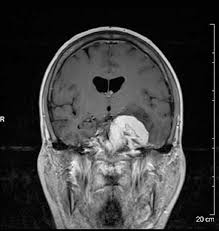
#> input picture Image Tampering/temp_deep_image.jpg, 219 x 231 px; the run also reads 1 picture not shown here
$ python compare_images.py temp_deep_image.jpg temp_image.jpg
#> lines starting #> are read from the running program, lines starting #| are printed output that depends on the picture
### Image Tampering/analyze_single_image.py
import cv2
import numpy as np
from PIL import Image, ImageEnhance
import matplotlib.pyplot as plt
import os
import json
from scipy import ndimage
from sklearn.cluster import KMeans
import sys
import warnings
warnings.filterwarnings('ignore')

class SingleImageTamperingDetector:
    def __init__(self):
        self.results = {}

    def load_image(self, image_path):
        """Load image using multiple methods for robustness"""
        try:
            # Try with OpenCV
            img_cv = cv2.imread(image_path)
            if img_cv is not None:
                img_cv = cv2.cvtColor(img_cv, cv2.COLOR_BGR2RGB)

            # Try with PIL
            img_pil = Image.open(image_path)
            img_pil_array = np.array(img_pil.convert('RGB'))

            return img_cv if img_cv is not None else img_pil_array
        except Exception as e:
            print(f"Error loading image: {e}")
            return None

    def detect_copy_move_forgery(self, image):
        """Detect copy-move forgery using block matching"""
        if len(image.shape) == 3:
            gray = cv2.cvtColor(image, cv2.COLOR_RGB2GRAY)
        else:
            gray = image.copy()

        height, width = gray.shape
        block_size = 16
        threshold = 0.95

        matches = []
        blocks = {}

        # Extract overlapping blocks
        for i in range(0, height - block_size, 4):
            for j in range(0, width - block_size, 4):
                block = gray[i:i+block_size, j:j+block_size]
                block_hash = hash(block.tobytes())

                if block_hash in blocks:
                    # Calculate correlation
                    existing_block, (ex_i, ex_j) = blocks[block_hash]
                    correlation = cv2.matchTemplate(block, existing_block, cv2.TM_CCOEFF_NORMED)[0,0]

                    if correlation > threshold and abs(i - ex_i) > block_size and abs(j - ex_j) > block_size:
                        matches.append(((i, j), (ex_i, ex_j), correlation))
                else:
                    blocks[block_hash] = (block, (i, j))

        confidence = min(len(matches) * 0.1, 1.0) if matches else 0.0
        return matches, confidence

    def analyze_noise_patterns(self, image):
        """Analyze noise distribution for tampering detection"""
        if len(image.shape) == 3:
            gray = cv2.cvtColor(image, cv2.COLOR_RGB2GRAY)
        else:
            gray = image.copy()

        # Apply high-pass filter to extract noise
        kernel = np.array([[-1, -1, -1], [-1, 8, -1], [-1, -1, -1]])
        noise = cv2.filter2D(gray, -1, kernel)

        # Divide image into blocks and analyze noise variance
        block_size = 32
        height, width = gray.shape
        variances = []
        positions = []

        for i in range(0, height - block_size, block_size):
            for j in range(0, width - block_size, block_size):
                block_noise = noise[i:i+block_size, j:j+block_size]
                var = np.var(block_noise)
                variances.append(var)
                positions.append((i, j))

        if len(variances) > 0:
            variances = np.array(variances)
            mean_var = np.mean(variances)
            std_var = np.std(variances)

            # Find outliers (potential tampered regions)
            outliers = []
            for i, var in enumerate(variances):
                if abs(var - mean_var) > 2 * std_var:
                    outliers.append((positions[i], var))

            confidence = min(len(outliers) * 0.05, 1.0) if outliers else 0.0
            return outliers, confidence

        return [], 0.0

    def detect_jpeg_compression_artifacts(self, image):
        """Detect inconsistent JPEG compression artifacts"""
        if len(image.shape) == 3:
            gray = cv2.cvtColor(image, cv2.COLOR_RGB2GRAY)
        else:
            gray = image.copy()

        # Apply DCT to 8x8 blocks (JPEG compression units)
        height, width = gray.shape
        artifacts = []

        for i in range(0, height - 8, 8):
            for j in range(0, width - 8, 8):
                block = gray[i:i+8, j:j+8].astype(np.float32)
                dct_block = cv2.dct(block)

                # Analyze high-frequency components
                high_freq = np.sum(np.abs(dct_block[4:, 4:]))
                artifacts.append((i, j, high_freq))

        if artifacts:
            artifact_values = [a[2] for a in artifacts]
            mean_artifact = np.mean(artifact_values)
            std_artifact = np.std(artifact_values)

            suspicious_blocks = []
            for i, j, val in artifacts:
                if abs(val - mean_artifact) > 2 * std_artifact:
                    suspicious_blocks.append((i, j, val))

            confidence = min(len(suspicious_blocks) * 0.03, 1.0)
            return suspicious_blocks, confidence

        return [], 0.0

    def analyze_lighting_consistency(self, image):
        """Analyze lighting inconsistencies"""
        if len(image.shape) != 3:
            return [], 0.0

        # Convert to LAB color space for better lighting analysis
        lab = cv2.cvtColor(image, cv2.COLOR_RGB2LAB)
        l_channel = lab[:, :, 0]

        # Divide image into regions and analyze brightness
        height, width = l_channel.shape
        region_size = 50
        regions = []

        for i in range(0, height - region_size, region_size):
            for j in range(0, width - region_size, region_size):
                region = l_channel[i:i+region_size, j:j+region_size]
                mean_brightness = np.mean(region)
                std_brightness = np.std(region)
                regions.append((i, j, mean_brightness, std_brightness))

        if regions:
            brightnesses = [r[2] for r in regions]
            overall_mean = np.mean(brightnesses)
            overall_std = np.std(brightnesses)

            inconsistent_regions = []
            for i, j, brightness, std_bright in regions:
                if abs(brightness - overall_mean) > 2 * overall_std:
                    inconsistent_regions.append((i, j, brightness))

            confidence = min(len(inconsistent_regions) * 0.04, 1.0)
            return inconsistent_regions, confidence

        return [], 0.0

    def detect_edge_artifacts(self, image):
        """Detect edge artifacts that might indicate splicing"""
        if len(image.shape) == 3:
            gray = cv2.cvtColor(image, cv2.COLOR_RGB2GRAY)
        else:
            gray = image.copy()

        # Apply edge detection
        edges = cv2.Canny(gray, 50, 150)

        # Find contours
        contours, _ = cv2.findContours(edges, cv2.RETR_EXTERNAL, cv2.CHAIN_APPROX_SIMPLE)

        suspicious_edges = []
        for contour in contours:
            # Analyze contour properties
            area = cv2.contourArea(contour)
            perimeter = cv2.arcLength(contour, True)

            if area > 100 and perimeter > 50:
                # Calculate circularity (suspicious if too perfect)
                circularity = 4 * np.pi * area / (perimeter * perimeter)

                # Calculate moments for further analysis
                M = cv2.moments(contour)
                if M["m00"] != 0:
                    cx = int(M["m10"] / M["m00"])
                    cy = int(M["m01"] / M["m00"])

                    if circularity > 0.8 or area > 5000:  # Suspicious thresholds
                        suspicious_edges.append((cx, cy, area, circularity))

        confidence = min(len(suspicious_edges) * 0.1, 1.0)
        return suspicious_edges, confidence

    def analyze_image(self, image_path):
        """Main analysis function for single image"""
        print(f"🔍 Analyzing image: {os.path.basename(image_path)}")

        image = self.load_image(image_path)
        if image is None:
            return {"error": "Could not load image"}

        results = {
            "image_path": image_path,
            "image_name": os.path.basename(image_path),
            "image_shape": list(image.shape),
            "analysis": {}
        }

        # Run all detection methods
        print("🔍 Detecting copy-move forgery...")
        copy_move_matches, cm_confidence = self.detect_copy_move_forgery(image)
        results["analysis"]["copy_move"] = {
            "matches": len(copy_move_matches),
            "confidence": float(cm_confidence),
            "description": "Detects duplicated regions within the image"
        }

        print("🔊 Analyzing noise patterns...")
        noise_outliers, noise_confidence = self.analyze_noise_patterns(image)
        results["analysis"]["noise_analysis"] = {
            "outliers": len(noise_outliers),
            "confidence": float(noise_confidence),
            "description": "Identifies inconsistent noise distributions"
        }

        print("📸 Detecting JPEG artifacts...")
        jpeg_artifacts, jpeg_confidence = self.detect_jpeg_compression_artifacts(image)
        results["analysis"]["jpeg_artifacts"] = {
            "suspicious_blocks": len(jpeg_artifacts),
            "confidence": float(jpeg_confidence),
            "description": "Analyzes compression inconsistencies"
        }

        print("💡 Analyzing lighting consistency...")
        lighting_issues, lighting_confidence = self.analyze_lighting_consistency(image)
        results["analysis"]["lighting"] = {
            "inconsistent_regions": len(lighting_issues),
            "confidence": float(lighting_confidence),
            "description": "Detects unnatural lighting variations"
        }

        print("🔍 Detecting edge artifacts...")
        edge_artifacts, edge_confidence = self.detect_edge_artifacts(image)
        results["analysis"]["edge_artifacts"] = {
            "suspicious_edges": len(edge_artifacts),
            "confidence": float(edge_confidence),
            "description": "Identifies suspicious edge patterns from splicing"
        }

        # Calculate overall tampering confidence
        confidences = [cm_confidence, noise_confidence, jpeg_confidence,
                      lighting_confidence, edge_confidence]
        overall_confidence = np.mean(confidences)

        results["overall_assessment"] = {
            "tampering_confidence": round(float(overall_confidence), 3),
            "likely_tampered": bool(overall_confidence > 0.3),
            "severity": "High" if overall_confidence > 0.7 else "Medium" if overall_confidence > 0.3 else "Low"
        }

        # Add interpretation
        if overall_confidence > 0.7:
            interpretation = "🚨 HIGH likelihood of tampering detected! Multiple detection methods show strong evidence of manipulation."
        elif overall_confidence > 0.3:
            interpretation = "⚠️ MEDIUM likelihood of tampering detected. Some suspicious patterns found, requires closer inspection."
        else:
            interpretation = "✅ LOW likelihood of tampering. Image appears authentic or contains minimal suspicious patterns."

        results["interpretation"] = interpretation

        return results

# [76 lines left out: function main, not called in this run]

# [2 lines that do not run on import are left out]

### Image Tampering/compare_images.py
#!/usr/bin/env python3
"""
🔄 IMAGE COMPARE - Side-by-Side Tampering Detection
Compare two images and see which one might be tampered
"""

import os
import sys
from analyze_single_image import SingleImageTamperingDetector

class ImageComparer:
    def __init__(self):
        self.detector = SingleImageTamperingDetector()

    def analyze_both(self, image1_path, image2_path):
        """Analyze both images and compare results"""

        # Check if files exist
        if not os.path.exists(image1_path):
            print(f"❌ Cannot find: {image1_path}")
            return

        if not os.path.exists(image2_path):
            print(f"❌ Cannot find: {image2_path}")
            return

        print("🔄 COMPARING TWO IMAGES")
        print("="*60)

        # Analyze first image
        print(f"\n📸 Analyzing Image 1: {os.path.basename(image1_path)}")
        print("-" * 40)
        results1 = self.detector.analyze_image(image1_path)
        conf1 = results1['overall_assessment']['tampering_confidence']
        tampered1 = results1['overall_assessment']['likely_tampered']

        # Analyze second image
        print(f"\n📸 Analyzing Image 2: {os.path.basename(image2_path)}")
        print("-" * 40)
        results2 = self.detector.analyze_image(image2_path)
        conf2 = results2['overall_assessment']['tampering_confidence']
        tampered2 = results2['overall_assessment']['likely_tampered']

        # Side-by-side comparison
        self.show_comparison(image1_path, image2_path, conf1, conf2, tampered1, tampered2, results1, results2)

    def show_comparison(self, path1, path2, conf1, conf2, tampered1, tampered2, results1, results2):
        """Display side-by-side comparison"""

        print("\n" + "🔄 SIDE-BY-SIDE COMPARISON".center(60))
        print("="*60)

        name1 = os.path.basename(path1)[:25]
        name2 = os.path.basename(path2)[:25]

        print(f"│ {'IMAGE 1':<28} │ {'IMAGE 2':<28} │")
        print(f"│ {name1:<28} │ {name2:<28} │")
        print("├─────────────────────────────┼─────────────────────────────┤")

        # Confidence comparison
        print(f"│ Confidence: {conf1:>6.1%}           │ Confidence: {conf2:>6.1%}           │")

        # Status comparison
        status1 = "🚨 TAMPERED" if tampered1 else "✅ CLEAN"
        status2 = "🚨 TAMPERED" if tampered2 else "✅ CLEAN"
        print(f"│ Status: {status1:<17} │ Status: {status2:<17} │")

        # Confidence bars
        bar1 = self.make_confidence_bar(conf1)
        bar2 = self.make_confidence_bar(conf2)
        print(f"│ {bar1:<28} │ {bar2:<28} │")

        print("└─────────────────────────────┴─────────────────────────────┘")

        # Winner determination
        self.declare_winner(conf1, conf2, name1, name2)

        # Method breakdown
        self.show_method_breakdown(results1, results2, name1, name2)

    def make_confidence_bar(self, confidence):
        """Create visual confidence bar"""
        bar_length = 15
        filled = int(bar_length * confidence)
        bar = "█" * filled + "░" * (bar_length - filled)

        if confidence < 0.3:
            color = "🟢"
        elif confidence < 0.7:
            color = "🟡"
        else:
            color = "🔴"

        return f"{color}[{bar}]{confidence:.0%}"

    def declare_winner(self, conf1, conf2, name1, name2):
        """Determine which image is more suspicious"""
        print(f"\n🏆 COMPARISON RESULT:")

        if abs(conf1 - conf2) < 0.1:
            print("🤝 Both images have similar tampering likelihood!")
            print("   The difference is too small to determine a clear winner.")
        elif conf1 > conf2:
            diff = conf1 - conf2
            print(f"⚠️  Image 1 ({name1}) appears MORE suspicious!")
            print(f"   Confidence difference: +{diff:.1%}")
            if conf1 > 0.7:
                print("   🚨 High likelihood of tampering detected!")
        else:
            diff = conf2 - conf1
            print(f"⚠️  Image 2 ({name2}) appears MORE suspicious!")
            print(f"   Confidence difference: +{diff:.1%}")
            if conf2 > 0.7:
                print("   🚨 High likelihood of tampering detected!")

    def show_method_breakdown(self, results1, results2, name1, name2):
        """Show detailed method comparison"""
        print(f"\n📊 DETECTION METHOD BREAKDOWN:")
        print("-" * 60)

        methods = [
            ('copy_move', 'Copy-Move Detection'),
            ('noise_analysis', 'Noise Analysis'),
            ('jpeg_artifacts', 'JPEG Artifacts'),
            ('lighting', 'Lighting Analysis'),
            ('edge_artifacts', 'Edge Artifacts')
        ]

        print(f"{'Method':<20} │ {name1[:12]:<12} │ {name2[:12]:<12} │ Winner")
        print("─" * 60)

        for method_key, method_name in methods:
            conf1 = results1['analysis'][method_key]['confidence']
            conf2 = results2['analysis'][method_key]['confidence']

            if conf1 > conf2 + 0.1:
                winner = f"📸 {name1[:8]}"
            elif conf2 > conf1 + 0.1:
                winner = f"📸 {name2[:8]}"
            else:
                winner = "🤝 Tie"

            print(f"{method_name[:19]:<20} │ {conf1:>7.1%}      │ {conf2:>7.1%}      │ {winner}")

def main():
    print("🔄 IMAGE COMPARE - Side-by-Side Tampering Detection")
    print("Compare two images to see which might be tampered!")
    print("-" * 60)

    comparer = ImageComparer()

    if len(sys.argv) >= 3:
        # Command line usage
        image1_path = sys.argv[1]
        image2_path = sys.argv[2]
        comparer.analyze_both(image1_path, image2_path)
#> in load_image, img_cv is the input picture: shape (231, 219, 3); min 0, max 255, mean 60
#> after the loop in detect_copy_move_forgery, `for i in range(0, height - block_size, 4):`: blocks = 2660 items; matches = 22 items
#> in detect_copy_move_forgery, `confidence = min(len(matches) * 0.1, 1.0) if matches else 0.0`: confidence = 1
#> in analyze_image, `copy_move_matches, cm_confidence = self.detect_copy_move_forgery(image)`: copy_move_matches = 22 items; cm_confidence = 1
#> in analyze_noise_patterns, `noise = cv2.filter2D(gray, -1, kernel)`:
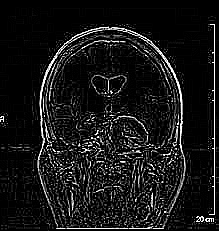
#> noise: shape (231, 219); min 0, max 255, mean 23.5
#> after the loop in analyze_noise_patterns, `for i in range(0, height - block_size, block_size):`:
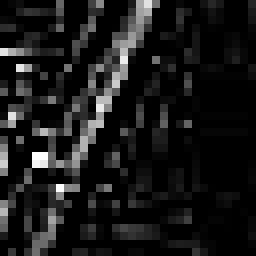
#> block_noise: shape (32, 32) (shown 8 times larger); min 0, max 255, mean 24.8
#> after the loop in analyze_noise_patterns, `for i in range(0, height - block_size, block_size):`: positions = 42 pairs, first value 0 to 192, second value 0 to 160; variances = 42 values, max 5707 at index 25, min 2.02 at index 5, mean 2527.7
#> in analyze_noise_patterns, `mean_var = np.mean(variances)`: mean_var = 2527.7
#> (the rest of the program and of its run is left out)
